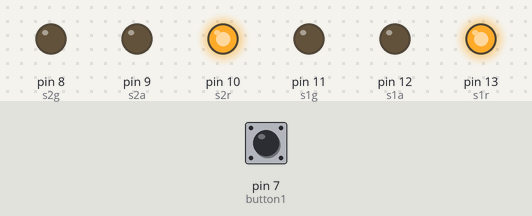
This sketch was run on a simulated Arduino Uno, built with avr-gcc and run on an emulated ATmega328P. Shown: output pins drawn as LEDs (lit = HIGH). Inputs (shaded band) come from the test bench; at power-on: pin 7 (button1) LOW.

Above: at 1.0 s.
At 6.0 s:
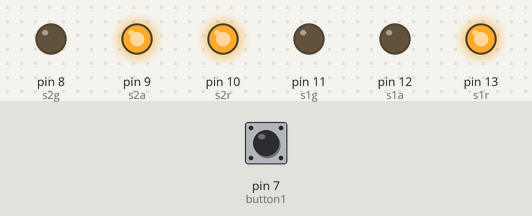
At 9.0 s:
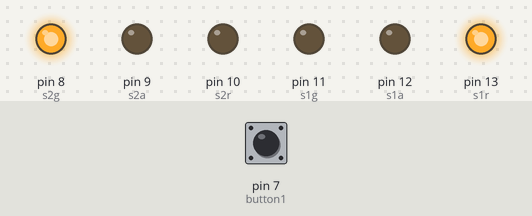
At 19.0 s:
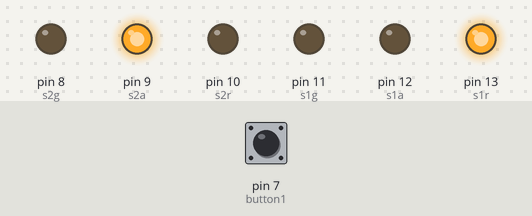
At 27.0 s:
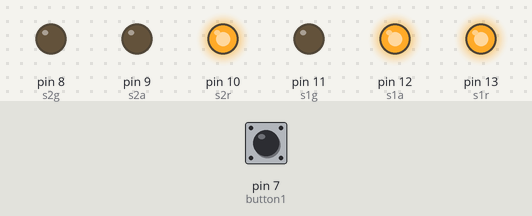
At 30.0 s:
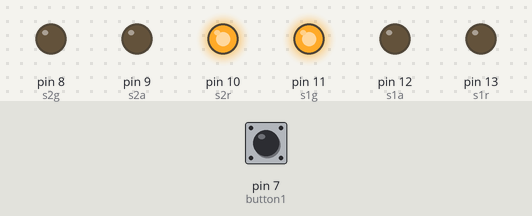
Timing chart, 0 to 40.0 s (numbered marks = the images above):
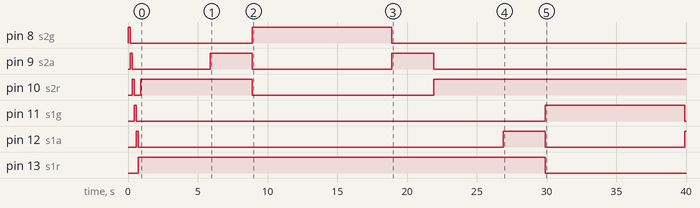

The sketch:

Traffik_Lite.ino
```cpp
const byte s1r = 13;
const byte s1a = 12;
const byte s1g = 11;
const byte s2r = 10;
const byte s2a = 9;
const byte s2g = 8;
const byte button1 = 7;


int systemState = 0;
int buttonpressed = 0;


void testandOutput() {
  Serial.begin(9600);
  pinMode(button1, INPUT);
  for (int i = 8; i < 14; i++) {
    pinMode(i, OUTPUT);
    digitalWrite(i, HIGH);
    delay(150);
    digitalWrite(i, LOW);
    buttonpressed = digitalRead(button1);
  }
}

void resetlight() {
  for (int i = 8; i < 14; i++) {
    digitalWrite(i, LOW);
    delay(1);
    systemState = 0;
  }
}

void setup() {
  testandOutput();
}

void loop() {

  if (systemState == 0) {
    digitalWrite(s1r, HIGH);
    digitalWrite(s2r, HIGH);
    delay(5000);
    systemState = 1;
  } else if (systemState == 1) {
    digitalWrite(s1r, HIGH);
    digitalWrite(s2r, HIGH);
    digitalWrite(s2a, HIGH);
    delay(3000);
    systemState = 2;
  } else if (systemState == 2) {
    digitalWrite(s2r, LOW);
    digitalWrite(s2a, LOW);
    digitalWrite(s1r, HIGH);
    digitalWrite(s2g, HIGH);
    delay(10000);
    systemState = 3;
  } else if (systemState == 3) {
    digitalWrite(s2r, LOW);
    digitalWrite(s2g, LOW);
    digitalWrite(s1r, HIGH);
    digitalWrite(s2a, HIGH);
    delay(3000);
    systemState = 4;
  } else if (systemState == 4) {
    digitalWrite(s2a, LOW);
    digitalWrite(s1r, HIGH);
    digitalWrite(s2r, HIGH);
    delay(5000);
    systemState = 5;
  } else if (systemState == 5) {
    digitalWrite(s1r, HIGH);
    digitalWrite(s1a, HIGH);
    digitalWrite(s2r, HIGH);
    delay(3000);
    systemState = 6;
  } else if (systemState == 6) {
    digitalWrite(s1a, LOW);
    digitalWrite(s1r, LOW);
    digitalWrite(s1g, HIGH);
    digitalWrite(s2r, HIGH);
    delay(10000);
    systemState = 7;
  } else if (systemState == 7) {
    digitalWrite(s1r, LOW);
    digitalWrite(s1g, LOW);
    digitalWrite(s1a, HIGH);
    digitalWrite(s2r, HIGH);
    delay(3000);
    resetlight();
  }
}
```

Measured:
- by itself, pin 8 (s2g): HIGH → LOW at 0.15 s, → HIGH 8.8 s later, → LOW 10.0 s later
- by itself, pin 9 (s2a): goes LOW 5.6 s, HIGH 3.0 s, LOW 10.0 s, HIGH 3.0 s, then LOW
- by itself, pin 10 (s2r): HIGH → LOW at 0.45 s, → HIGH 0.45 s later, → LOW 8.0 s later, → HIGH 13.0 s later
- by itself, pin 11 (s1g): HIGH → LOW at 0.60 s, → HIGH 29.3 s later, → LOW 10.0 s later
- by itself, pin 12 (s1a): HIGH → LOW at 0.75 s, → HIGH 26.2 s later, → LOW 3.0 s later, → HIGH 10.0 s later
- by itself, pin 13 (s1r): HIGH → LOW at 29.9 s
